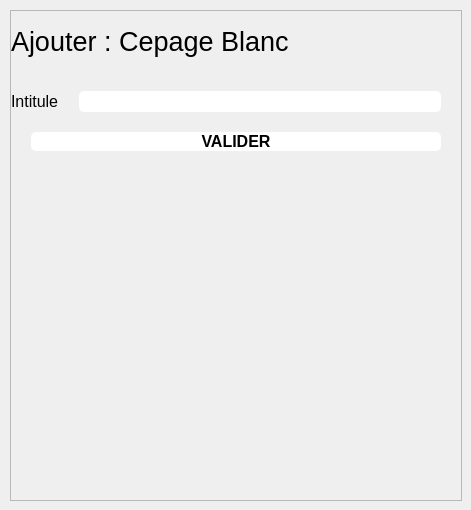
            <widget class="QWidget" name="cepages_blancs_page">
             <widget class="QFrame" name="frame_5">
              <property name="geometry">
               <rect>
                <x>10</x>
                <y>10</y>
                <width>452</width>
                <height>491</height>
               </rect>
              </property>
              <property name="sizePolicy">
               <sizepolicy hsizetype="Preferred" vsizetype="Preferred">
                <horstretch>0</horstretch>
                <verstretch>0</verstretch>
               </sizepolicy>
              </property>
              <property name="frameShape">
               <enum>QFrame::StyledPanel</enum>
              </property>
              <property name="frameShadow">
               <enum>QFrame::Raised</enum>
              </property>
              <layout class="QFormLayout" name="formLayout_3">
               <property name="horizontalSpacing">
                <number>0</number>
               </property>
               <property name="verticalSpacing">
                <number>20</number>
               </property>
               <property name="leftMargin">
                <number>0</number>
               </property>
               <property name="topMargin">
                <number>0</number>
               </property>
               <property name="rightMargin">
                <number>0</number>
               </property>
               <property name="bottomMargin">
                <number>0</number>
               </property>
               <item row="0" column="0" colspan="2">
                <widget class="QLabel" name="label_20">
                 <property name="minimumSize">
                  <size>
                   <width>0</width>
                   <height>60</height>
                  </size>
                 </property>
                 <property name="maximumSize">
                  <size>
                   <width>16777215</width>
                   <height>60</height>
                  </size>
                 </property>
                 <property name="font">
                  <font>
                   <pointsize>20</pointsize>
                  </font>
                 </property>
                 <property name="text">
                  <string>Ajouter : Cepage Blanc</string>
                 </property>
                </widget>
               </item>
               <item row="1" column="0">
                <widget class="QLabel" name="label_16">
                 <property name="font">
                  <font>
                   <pointsize>12</pointsize>
                  </font>
                 </property>
                 <property name="text">
                  <string>Intitule</string>
                 </property>
                </widget>
               </item>
               <item row="1" column="1">
                <widget class="QLineEdit" name="lineEdit_10">
                 <property name="font">
                  <font>
                   <pointsize>12</pointsize>
                  </font>
                 </property>
                 <property name="styleSheet">
                  <string notr="true">background-color:#FFF;
color:black;
margin-left:20px;
margin-right:20px;
border-radius: 5px;</string>
                 </property>
                 <property name="alignment">
                  <set>Qt::AlignCenter</set>
                 </property>
                </widget>
               </item>
               <item row="2" column="0" colspan="2">
                <widget class="QPushButton" name="pushButton_8">
                 <property name="font">
                  <font>
                   <pointsize>12</pointsize>
                   <weight>75</weight>
                   <bold>true</bold>
                  </font>
                 </property>
                 <property name="styleSheet">
                  <string notr="true">background-color:#FFF;
color:black;
margin-left:20px;
margin-right:20px;
border-radius: 5px;</string>
                 </property>
                 <property name="text">
                  <string>VALIDER</string>
                 </property>
                </widget>
               </item>
              </layout>
             </widget>
            </widget>
